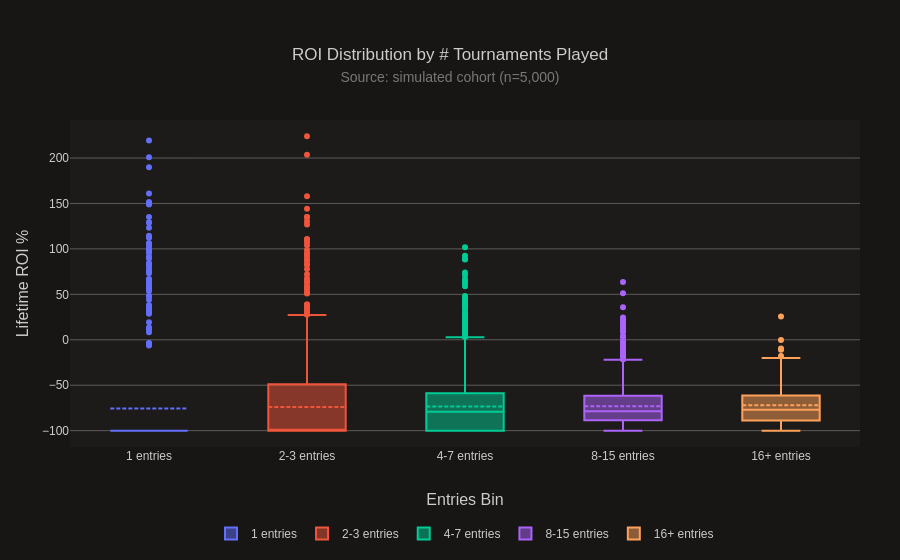

The notebook cell saved with this chart:
### Markdown cell above
## Figure 5: Simulated ROI by Tournament Volume

### Code cell
order = ["1", "2-3", "4-7", "8-15", "16+"]
sim_players["entries_bin"] = pd.Categorical(sim_players["entries_bin"], categories=order, ordered=True)

fig6 = go.Figure()
for i, b in enumerate(order):
    sub = sim_players[sim_players["entries_bin"] == b]["roi_pct"]
    fig6.add_trace(go.Box(
        y=sub,
        name=f"{b} entries",
        marker_color=palette[i],
        boxmean=True
    ))

fig6.update_layout(
    title=dict(
        text="ROI Distribution by # Tournaments Played<br>"
             "<span style='font-size:14px;font-weight:normal;color:#797876;'>"
             "Source: simulated cohort (n=5,000)</span>"
    ),
    legend=dict(
        orientation="h",
        yanchor="top",
        y=-0.22,
        xanchor="center",
        x=0.5
    )
)
fig6.update_xaxes(title_text="Entries Bin")
fig6.update_yaxes(title_text="Lifetime ROI %")
fig6.write_html(CHARTS / "simulated_roi_by_volume.html", include_plotlyjs="cdn")
fig6.show()

### Figure 1 — Plotly figure (JSON) as saved in the notebook; plotly's stock layout.template omitted (floating-point values rounded to 4 significant figures; data arrays with more than 128 entries replaced by an {"elided": "..."} marker saying what was removed)
{"data": [{"boxmean": true, "marker": {"color": "#636EFA"}, "name": "1 entries", "type": "box", "y": {"elided": "468 float values"}}, {"boxmean": true, "marker": {"color": "#EF553B"}, "name": "2-3 entries", "type": "box", "y": {"elided": "1325 float values"}}, {"boxmean": true, "marker": {"color": "#00CC96"}, "name": "4-7 entries", "type": "box", "y": {"elided": "1941 float values"}}, {"boxmean": true, "marker": {"color": "#AB63FA"}, "name": "8-15 entries", "type": "box", "y": {"elided": "1130 float values"}}, {"boxmean": true, "marker": {"color": "#FFA15A"}, "name": "16+ entries", "type": "box", "y": {"elided": "136 float values"}}], "layout": {"legend": {"orientation": "h", "x": 0.5, "xanchor": "center", "y": -0.22, "yanchor": "top"}, "title": {"text": "ROI Distribution by # Tournaments Played<br><span style='font-size:14px;font-weight:normal;color:#797876;'>Source: simulated cohort (n=5,000)</span>"}, "xaxis": {"title": {"text": "Entries Bin"}}, "yaxis": {"title": {"text": "Lifetime ROI %"}}}}
